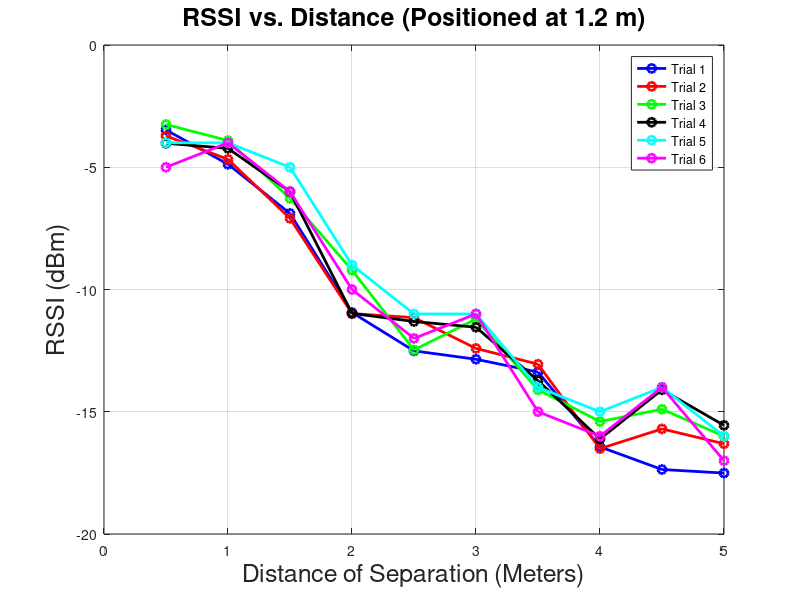

Write MATLAB code to recreate this figure.
clear all;
clc; close all;


%% Indoor 

distances = [0.5,1,1.5,2,2.5,3,3.5,4,4.5,5];

RSSI_mean_25_1 = [-3.4713, -4.8768, -6.8890, -10.9412, -12.5097, -12.8526, -13.3759, ...
    -16.4357, -17.3620, -17.5083];

RSSI_mean_25_2 = [-3.7188, -4.6751, -7.0903, -10.9846, -11.1515, -12.4095, ...
    -13.0555, -16.5095, -15.7013, -16.3084];

RSSI_mean_25_3 = [-3.2510, -3.9085, -6.2766, -9.2112, -12.4713, -11.2112, ...
    -14.1004, -15.4007, -14.8969, -16.0000];

RSSI_mean_25_4 = [-4.0182, -4.2285, -6.0000, -10.9790, -11.3084, -11.5430, ...
    -13.7276, -16.1131, -14.1004, -15.5558];

RSSI_mode_5 = [-4, -4, -5, -9, -11, -11, -14, -15, -14, -16];

RSSI_mode_6 = [-5, -4, -6, -10, -12, -11, -15, -16, -14, -17];

% RSSI_mean_hz = [-4.081, -4.3419, -4.5013, -5.0154, -5.0962, -5.3621, -8.0130 ...
%     -6.331, -16.6139, -9.0190];




% RSSI_sd_25_1 = [0.5270, 0.3333, 0.3162, 0.2294, 0.5189, 0.3519, 0.5064, 0.8165, ...
%     0.5016, 0.6048];
% 
% RSSI_sd_25_2 = [0.8018, 0.4830, 0.3162, 0.3780, 0.5189, 0.5123, 0.5149, 0.7559,...
%     0.8321, 0.4924];
% 
% RSSI_sd_25_3 = [0.8876, 0.9428, 0.4830, 0.4385, 0.5774, 0.4385, 0.3333, ...
%     0.5345, 0.4935, 0];
% 
% RSSI_sd_25_4 = [0.8312, 0.6467, 0, 0.4472, 0.5, 0.5345, 0.4629, 0.3536, ...
%     0.3333, 0.9244];
% 
% RSSI_sd_hz = [0.7817, 1.1225, 1.0493, 0.7442, 0.8630, 0.8139, 0.6213, 0.4860 ...
%     0.5728, 0.2956];




% RSSI36_sd_1 = [1.1180, 0.9661, 0.7071, 0.5222, 0.4523, 0.4880, 0.4746...
%     0.5175, 0.7888, 0.7071, 0.5345, 1.6432];
%     
% %     0.3015, 1.7022];
% 
% RSSI36_mean_1 = [-7.5409, -7.5042, -8.2809, -9.4713, -9.7276, -11.2630, -12.9042...
%     -13.3486, -16.7313, -15.4509, -20.4007, -18.2460]; 
%     
% %     -25.8990, -30.3812];

% RSSI_mean_20 = [-3.7005, -3.7749, -4.3227, -4.8885, -5.2032, -7.2630, ...
%     -9.4713, -9.6405, -10.0820, -11.1515];
%     
% %     -12.5716, -13.0600]
% 
% RSSI_mean_25 = [-3.8325, -3.7807, -4.3394, -4.8581, -5.3084, -7.0751, ...
%     -7.9790, -8.5168, -8.3135, -11.1515];
% 
% RSSI_mean_25_1 = [-3.4713, -4.8768, -6.8890, -10.9412, -12.5097, -12.8526, -13.3759, ...
%     -16.4357, -17.3620, -17.5083];
% 
% RSSI_mean_25_2 = [-3.7188, -4.6751, -7.0903, -10.9846, -11.1515, -12.4095, ...
%     -13.0555, -16.5095, -15.7013, -16.3084];

figure(1)
plot(distances, RSSI_mean_25_1,'b-o', 'LineWidth', 2);
hold on
plot(distances, RSSI_mean_25_2,'r-o', 'LineWidth', 2);
hold on
plot(distances, RSSI_mean_25_3,'g-o', 'LineWidth', 2);
hold on
plot(distances, RSSI_mean_25_4,'k-o', 'LineWidth', 2);
hold on
plot(distances, RSSI_mode_5,'c-o', 'LineWidth', 2);
hold on
plot(distances, RSSI_mode_6,'m-o', 'LineWidth', 2);
title('RSSI vs. Distance (Positioned at 1.2 m)', 'FontSize', 18);
xlabel('Distance of Separation (Meters)', 'FontSize', 18);
ylabel('RSSI (dBm)', 'FontSize', 18);
grid on;
legend('Trial 1', 'Trial 2', ...
    'Trial 3', 'Trial 4', 'Trial 5', 'Trial 6')
set(gcf, 'color', 'w')

% figure(2)
% plot(distances, RSSI_sd_25_1,'b-o', 'LineWidth', 2);
% hold on
% plot(distances, RSSI_sd_25_2,'r-o', 'LineWidth', 2);
% hold on
% plot(distances, RSSI_sd_25_3,'g-o', 'LineWidth', 2);
% hold on
% plot(distances, RSSI_sd_25_4,'k-o', 'LineWidth', 2);
% hold on
% plot(distances, RSSI_sd_hz,'c-o', 'LineWidth', 2);
% title('Standard Deviation','FontSize', 18);
% xlabel('Distance of Separation (Meters)', 'FontSize', 18);
% ylabel('RSSI (dBm)', 'FontSize', 18);
% grid on;
% legend('Trial 1', 'Trial 2', ...
%     'Trial 3', 'Trial 4', 'Horizontal Case')
% set(gcf, 'color', 'w')




% 
% % RSSI36_sd_2 = [0.8165, 0.4880, 0.4804, 0.5164, 0.5774, 0.3922, 0.4410...
% %     0.4935, 0.7071, 0.4385, 0.6749, 1.3166];
% %     
% %     0.5477, 0.8254];
% 
% % RSSI36_mean_2 = [-7.9294, -9.6900, -8.2839, -9.3313, -9.1295, -10.9835, -14.2032...
% %     -15.0512, -16.9489, -16.2112, -19.2520, -20.0263]
% %     
% % %     -26.3728, -29.6441];
% % 
% RSSI_sd_25 = [0.7071, 0.9155, 0.8944, 0.5149, 0.4410, 0.4688, 0.5222, 0.5000...
%     0.3015, 0.3892];
% 
% RSSI_sd_20 = [0.9003, 0.4472, 0.7368, 0.7006, 0.5164, 0.2887, 0.4472, 0.5222, ...
%     0.6333, 0.3892];
% 
% %0.6504, 0.2582];
% 
% 
% 
% figure(1)
% plot(distances, RSSI_mean_20,'g-o', 'LineWidth', 2);
% hold on
% plot(distances, RSSI_mean_25_1,'r-o', 'LineWidth', 2);
% hold on
% plot(distances, RSSI_mean_25,'b-o', 'LineWidth', 2);
% title('RSSI - ESP32 No.23 (dBm) - With Antenna vs. Distance');
% xlabel('Distance of Separation (m)');
% ylabel('RSSI (dBm)');
% grid on;
% legend('Trial 1 - Indoor (Day 1)', 'Trial 2 - Indoor (Day 2)', 'Trial - Outdoor')
% set(gcf, 'color', 'w')
% 



%% Outdoor

% save p3